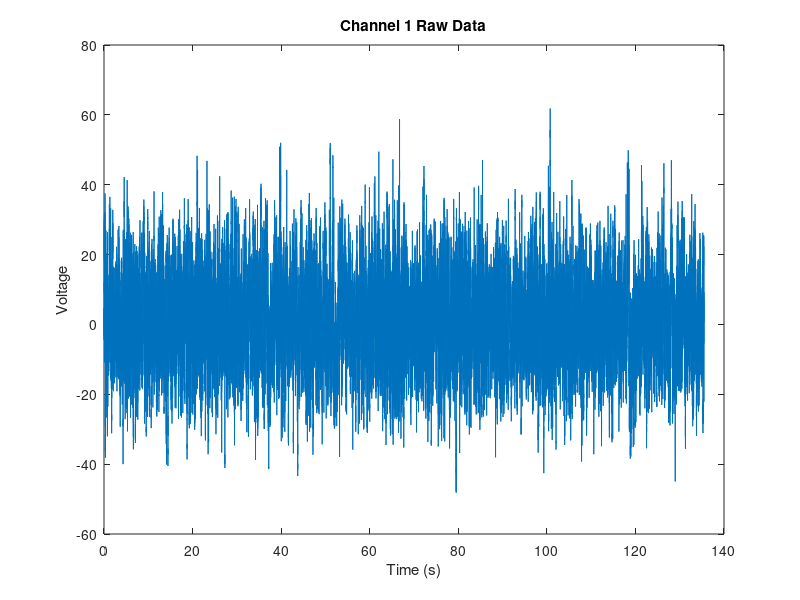
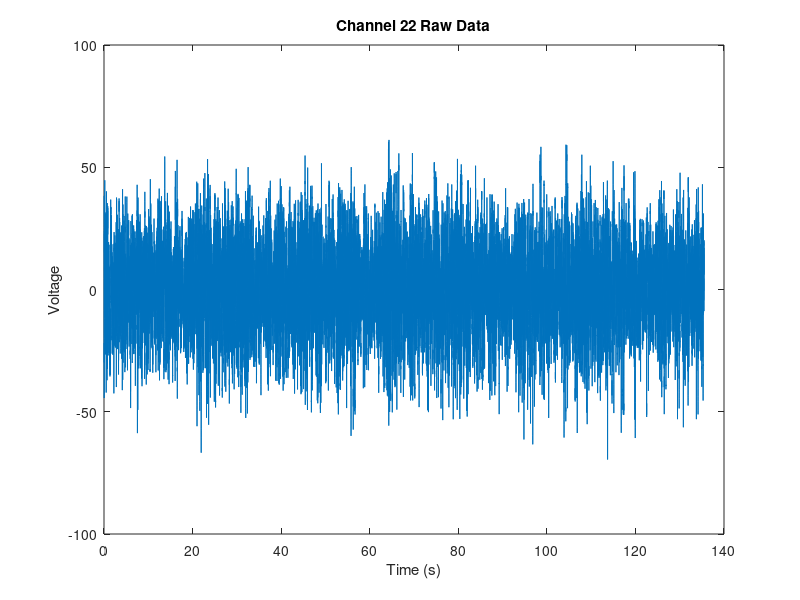
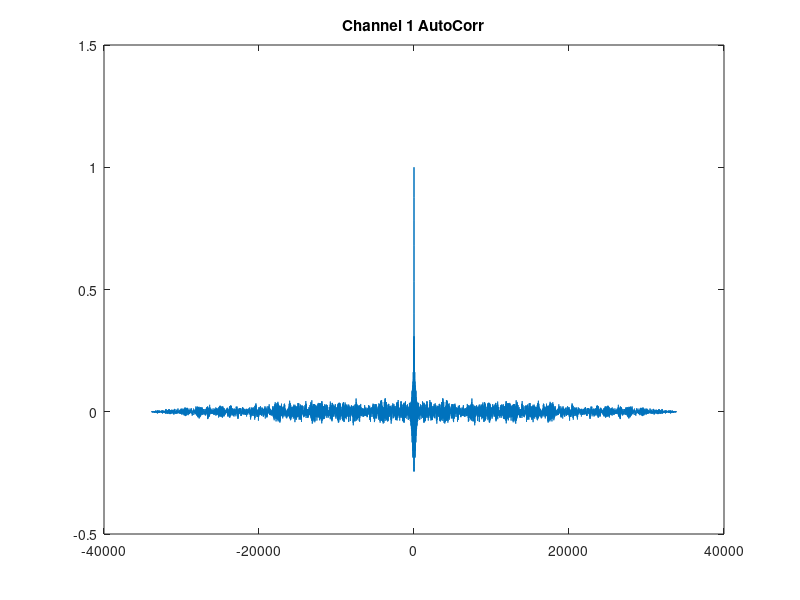
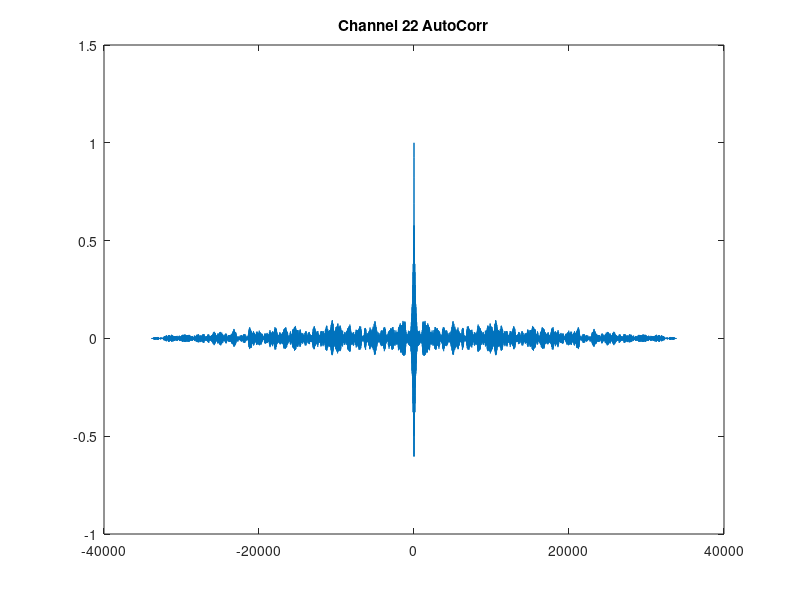

These figures' MATLAB source, in order: (Note: this script raises an error after producing the figures.)
%% Walt Tatera 
load('data2.mat');

%% Problem 1
siz1 = size(data(1,:))/250
siz22 = size(data(2,:))/250

%% Problem 2
x = 0:0.004:135.4840;
figure(1)
plot(x, data(1,:))
title('Channel 1 Raw Data')
xlabel('Time (s)')
ylabel('Voltage')

figure(2)
plot(x, data(2,:))
title('Channel 22 Raw Data')
xlabel('Time (s)')
ylabel('Voltage')
% find the alpha,beta etc rhythym

%% Problem 3
figure(3)
data1 = data(1,:);
[c, lags] = xcov(data1, data1, 'coeff');
plot(lags, c)
title('Channel 1 AutoCorr')

figure(4)
data22 = data(2,:);
[c, lags] = xcov(data22, data22, 'coeff');
plot(lags, c)
title('Channel 22 AutoCorr')
% zoom in on the plots for analysis

%% Problem 5
y1 = filter(Num, 1, data(1,:));

figure(5)
plot(x, data(1,:))
hold on
plot(x, y1, 'LineWidth', 1.5)
title('Channel 1 Filter')
xlabel('Time (s)')
ylabel('Voltage')

%% Problem 6
y22 = filter(Num, 1, data(2,:));

figure(6)
plot(x, y1)
hold on
plot(x, y22)
title('Channel 1 & Channel 22 Filters')
xlabel('Time (s)')
ylabel('Voltage')


%% Problem 7
y1fit = filtfilt(Num, 1, data(1,:));
% y22fit = filtfilt(Num, 1, data(2,:));

figure(7)
plot(x, data(1,:))
hold on
plot(x, y1, 'LineWidth', 1.5)
hold on
plot(x, y1fit, 'LineWidth', 1.5)
title('Channel 1 Filter Problem 7')
xlabel('Time (s)')
ylabel('Voltage')

% figure(8)
% plot(x, data(2,:))
% hold on
% plot(x, y22, 'LineWidth', 1.5)
% hold on
% plot(x, y22fit, 'LineWidth', 1.5)
% title('Channel 22 Filter Problem 7')
% xlabel('Time (s)')
% ylabel('Voltage')



